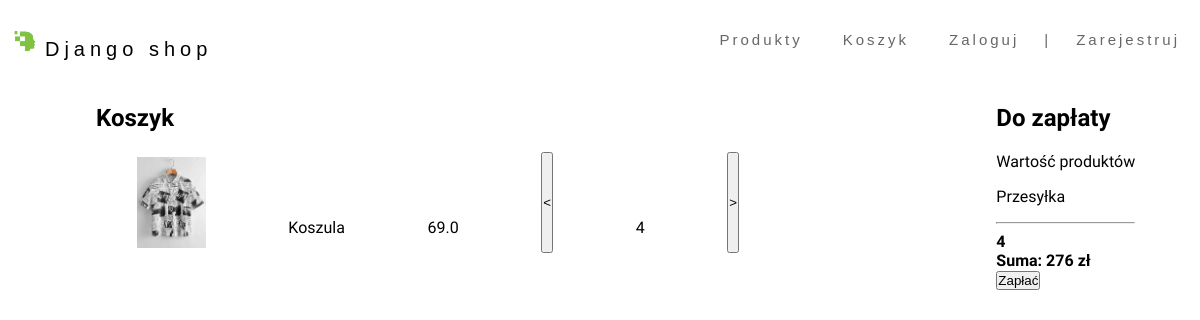
The app's page /cart/ (signed in) with its own data.
### shop/models.py (models this page shows, shortened)
class OrderItem(models.Model):
    product = models.ForeignKey(Product, on_delete=models.SET_NULL, blank=True, null=True)
    order = models.ForeignKey(Order, on_delete=models.SET_NULL, blank=True, null=True)
    quantity = models.IntegerField(default=0, null=True, blank=True)
    date_added = models.DateTimeField(auto_now_add=True)
    @property
    def get_total(self):
        total = self.product.price * self.quantity
        return total

class Product(models.Model):
    name = models.CharField(max_length=200, null=True)
    price = models.FloatField()
    size = models.CharField(max_length=200, null=True)
    image = models.ImageField(null=True, blank=True)
    @property
    def imageURL(self):
        try:
            self.url = self.image.url
        except:
            self.url = ''
        return self.url

class Order(models.Model):
    customer = models.ForeignKey(Customer, on_delete=models.SET_NULL, blank=True, null=True)
    complete = models.BooleanField(default=False, null=True, blank=False)
    transaction_id = models.CharField(max_length=200, null=True)
    @property
    def get_cart_total(self):
        orderitems = self.orderitem_set.all()
        total = sum([item.get_total for item in orderitems])
        return total
    @property
    def get_cart_items(self):
        orderitems = self.orderitem_set.all()
        total = sum([item.quantity for item in orderitems])
        if total == 0:
            return "Pusty koszyk"
        else:
            return total

### shop/views.py (the view)
# urls.py: path('cart/', views.cart, name="cart"),
def cart(request):
    data = cartData(request)
    cartItems = data['cartItems']
    order = data['order']
    items = data['items']
    context = {'items': items, 'order': order, 'cartItems': cartItems}
    return render(request, 'shop/cart.html', context)

### shop/utils.py (called while the page is built)
def cartData(request):
	if request.user.is_authenticated:
		customer = request.user.customer
		order, created = Order.objects.get_or_create(customer=customer, complete=False)
		items = order.orderitem_set.all()
		cartItems = order.get_cart_items
	else:
		cookieData = cookieCart(request)
		cartItems = cookieData['cartItems']
		order = cookieData['order']
		items = cookieData['items']
	return {'cartItems':cartItems ,'order':order, 'items':items}

### shop/templates/shop/cart.html
{% extends 'shop/index.html' %}
{% load static %}
{% block css %}
    <link rel="stylesheet" href="{% static 'css/cart.css' %}">
{% endblock css %}
{% block content %}
<section class="cart">
	<div class="cart-list">
		<h1 class="cart-h1">Koszyk</h1>
		{% for item in items %}
		<div class="column">
			<div class="cart-item" id="item">
				<img class="cart-img" src="{{item.product.imageURL}}">
				<p class="desc-item">{{item.product.name}}</p>
				<p class="desc-item">{{item.product.price}}</p>
				<button class="update-button" data-action="remove" data-product="{{item.product.id}}"><</button>
				<p class="desc-item">{{item.quantity}}</p>
				<button class="update-button" data-action="add" data-product="{{item.product.id}}">></button>
			</div>
		</div>
		{% endfor %}
	</div>
	<div class="cart-checkout">
		<h1 class="cart-h1">Do zapłaty</h1>
		<div class="row">
			<p>Wartość produktów</p>
			<p>Przesyłka</p>
			<hr>
			<strong>{{order.get_cart_items}}</strong><br/>
			<strong>Suma: {{order.get_cart_total|floatformat}} zł</strong><br/>
			<button>Zapłać</button>
		</div>
	</div>
</section>
{% endblock content %}

### static/css/style.css (style rules this page uses)
* { padding: 0; text-decoration: none; }
body, html { height: 100%; margin: 0; font-family: 'Old Standard TT', serif; max-width: 100%; overflow-x: hidden; background-color: white; }

### static/css/cart.css (style rules this page uses)
.cart { display: flex; }
.cart-list { margin-top: 7%; margin-left: 8%; }
.cart-checkout { margin-top: 7%; margin-left: 18%; }
.cart-list .cart-img { object-fit: scale-down; width: 10%; }
.cart-list .cart-item { margin: 0 0 10px 0; display: flex; flex-direction: row; flex-wrap: wrap; justify-content: space-around; }
.cart-list .desc-item { padding-top: 50px; }
.cart-h1 { font-size: 1.5em; }

### records on screen
OrderItem: product.imageURL (picture), product.name "Koszula", product.price "69.0", quantity "4"
Order: get_cart_items "4", get_cart_total "276"
